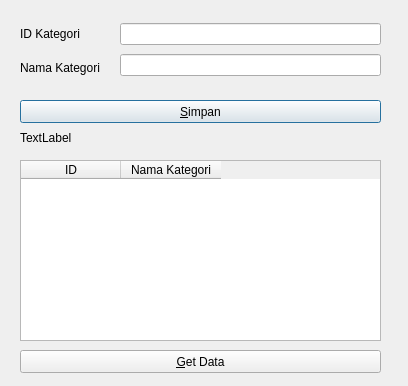
<?xml version="1.0" encoding="UTF-8"?>
<ui version="4.0">
 <class>Dialog</class>
 <widget class="QDialog" name="Dialog">
  <property name="geometry">
   <rect>
    <x>0</x>
    <y>0</y>
    <width>408</width>
    <height>386</height>
   </rect>
  </property>
  <property name="windowTitle">
   <string>Form Kategori</string>
  </property>
  <widget class="QPushButton" name="btnSimpan">
   <property name="geometry">
    <rect>
     <x>20</x>
     <y>100</y>
     <width>361</width>
     <height>23</height>
    </rect>
   </property>
   <property name="text">
    <string>&amp;Simpan</string>
   </property>
  </widget>
  <widget class="QLabel" name="lblOutput">
   <property name="geometry">
    <rect>
     <x>20</x>
     <y>130</y>
     <width>361</width>
     <height>16</height>
    </rect>
   </property>
   <property name="text">
    <string>TextLabel</string>
   </property>
  </widget>
  <widget class="QWidget" name="verticalLayoutWidget">
   <property name="geometry">
    <rect>
     <x>120</x>
     <y>20</y>
     <width>261</width>
     <height>61</height>
    </rect>
   </property>
   <layout class="QVBoxLayout" name="verticalLayout">
    <item>
     <widget class="QLineEdit" name="txtId"/>
    </item>
    <item>
     <widget class="QLineEdit" name="txtNama"/>
    </item>
   </layout>
  </widget>
  <widget class="QWidget" name="verticalLayoutWidget_2">
   <property name="geometry">
    <rect>
     <x>20</x>
     <y>20</y>
     <width>91</width>
     <height>61</height>
    </rect>
   </property>
   <layout class="QVBoxLayout" name="verticalLayout_2">
    <item>
     <widget class="QLabel" name="label">
      <property name="text">
       <string>ID Kategori</string>
      </property>
     </widget>
    </item>
    <item>
     <widget class="QLabel" name="label_2">
      <property name="text">
       <string>Nama Kategori</string>
      </property>
     </widget>
    </item>
   </layout>
  </widget>
  <widget class="QPushButton" name="btnGetData">
   <property name="geometry">
    <rect>
     <x>20</x>
     <y>350</y>
     <width>361</width>
     <height>23</height>
    </rect>
   </property>
   <property name="text">
    <string>&amp;Get Data</string>
   </property>
  </widget>
  <widget class="QTableWidget" name="tblKategori">
   <property name="geometry">
    <rect>
     <x>20</x>
     <y>160</y>
     <width>361</width>
     <height>181</height>
    </rect>
   </property>
   <column>
    <property name="text">
     <string>ID</string>
    </property>
   </column>
   <column>
    <property name="text">
     <string>Nama Kategori</string>
    </property>
   </column>
  </widget>
 </widget>
 <resources/>
 <connections/>
</ui>
